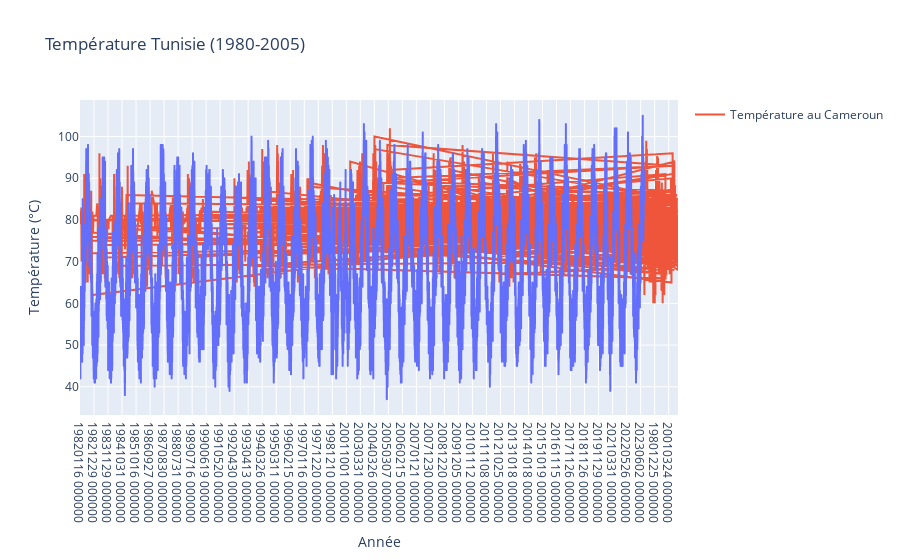

Write notebook code for a chart like this one.
### Code cell
# Tracez un graphique linéaire pour montrer les fluctuations de température moyennes en Tunisie et au Cameroun.
# Interprétez les résultats.
data['DATE'] = data['DATE'].astype(str)
data['Year'] = data['DATE'].str[:4].astype(int)

# Filtrer les données entre 1980 et 2005 en utilisant la colonne 'Year'
filtered_data = data[(data['Year'] >= 1980) & (data['Year'] <= 2005)]

tunisia_data = data[data['COUNTRY'] == 'Tunisia']
cameroon_data = data[data['COUNTRY'] == 'Cameroon']

# Créer un graphique linéaire.
fig = px.line(data_frame=tunisia_data, x='DATE', y='TAVG', labels={'TAVG': 'Température (°C)'}, title='Température Tunisie (1980-2005)')
fig.add_scatter(x=cameroon_data['DATE'], y=cameroon_data['TAVG'], mode='lines', name='Température au Cameroun')
fig.update_xaxes(title_text='Année')
fig.show()

### Figure 1 — Plotly figure (JSON) as saved in the notebook; plotly's stock layout.template omitted (floating-point values rounded to 4 significant figures; data arrays with more than 128 entries replaced by an {"elided": "..."} marker saying what was removed)
{"data": [{"hovertemplate": "DATE=%{x}<br>Température (°C)=%{y}<extra></extra>", "legendgroup": "", "line": {"color": "#636efa", "dash": "solid"}, "marker": {"symbol": "circle"}, "mode": "lines", "name": "", "showlegend": false, "type": "scattergl", "x": {"elided": "39292 str values"}, "xaxis": "x", "y": {"elided": "39292 int values"}, "yaxis": "y"}, {"mode": "lines", "name": "Température au Cameroun", "type": "scatter", "x": {"elided": "7420 str values"}, "y": {"elided": "7420 int values"}}], "layout": {"legend": {"tracegroupgap": 0}, "title": {"text": "Température Tunisie (1980-2005)"}, "xaxis": {"anchor": "y", "domain": [0, 1], "title": {"text": "Année"}}, "yaxis": {"anchor": "x", "domain": [0, 1], "title": {"text": "Température (°C)"}}}}
